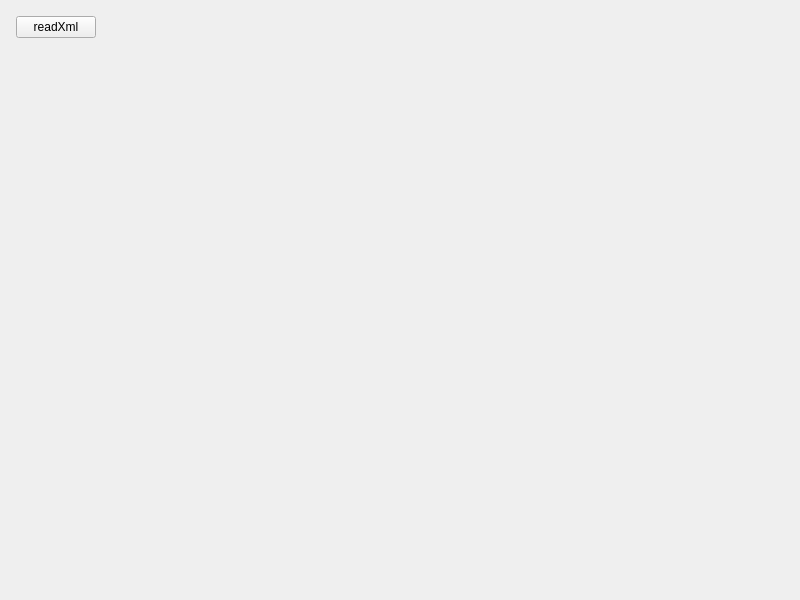
<?xml version="1.0" encoding="UTF-8"?>
<ui version="4.0">
 <class>Widget</class>
 <widget class="QWidget" name="Widget">
  <property name="geometry">
   <rect>
    <x>0</x>
    <y>0</y>
    <width>800</width>
    <height>600</height>
   </rect>
  </property>
  <property name="windowTitle">
   <string>Widget</string>
  </property>
  <layout class="QVBoxLayout" name="verticalLayout_2">
   <item>
    <layout class="QVBoxLayout" name="verticalLayout">
     <property name="leftMargin">
      <number>5</number>
     </property>
     <property name="topMargin">
      <number>5</number>
     </property>
     <property name="rightMargin">
      <number>5</number>
     </property>
     <property name="bottomMargin">
      <number>5</number>
     </property>
     <item>
      <layout class="QHBoxLayout" name="horizontalLayout">
       <item>
        <widget class="QPushButton" name="btnReadXml">
         <property name="text">
          <string>readXml</string>
         </property>
        </widget>
       </item>
       <item>
        <spacer name="horizontalSpacer">
         <property name="orientation">
          <enum>Qt::Horizontal</enum>
         </property>
         <property name="sizeHint" stdset="0">
          <size>
           <width>40</width>
           <height>20</height>
          </size>
         </property>
        </spacer>
       </item>
      </layout>
     </item>
     <item>
      <spacer name="verticalSpacer">
       <property name="orientation">
        <enum>Qt::Vertical</enum>
       </property>
       <property name="sizeHint" stdset="0">
        <size>
         <width>20</width>
         <height>40</height>
        </size>
       </property>
      </spacer>
     </item>
    </layout>
   </item>
  </layout>
 </widget>
 <resources/>
 <connections/>
</ui>
